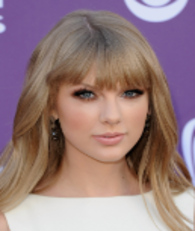
#> input picture imagens_artistas/TS/Captura de tela 2023-11-11 140841.png, 195 x 231 px, found by its file name
$ jupyter execute --allow-errors 'eigenswift copy.ipynb'
#> lines starting #> are read from the running program, lines starting #| are printed output that depends on the picture
[cell 1]
import numpy as np
import pandas as pd
import matplotlib.pyplot as plt
import cv2
import os

[cell 2]
# Teste
altura_imagem = 231
comprimento = 195

[cell 3]
# Criando o path para onde as imagens estão
famousim = "imagens_artistas/"
# Criando uma lista para adicionar as imagens
famous_images = []

# Fazendo um for loop para iterar sobre todas as imagens
#> (the rest of this cell did not finish here and is left out)

[cell 4]
# Plotando a imagem
numero_imagens = 3
count = 0
fig, ax = plt.subplots(numero_imagens, numero_imagens, figsize=(10, 10))
#> (the rest of this cell did not finish here and is left out)

#> (a cell that did not finish here is left out)

#> (a cell that did not finish here is left out)

#> (a cell that did not finish here is left out)

#> (a cell that did not finish here is left out)

#> (a cell that did not finish here is left out)

[cell 10]
numero_imagens = 3
count = 0
fig, ax = plt.subplots(numero_imagens, numero_imagens, figsize=(10, 10))
#> (the rest of this cell did not finish here and is left out)

[cell 11]
numero_imagens = 4
count = 0
fig, ax = plt.subplots(numero_imagens, numero_imagens, figsize=(10, 10))
#> (the rest of this cell did not finish here and is left out)

[cell 12]
img = cv2.imread("imagens_artistas\TS\Captura de tela 2023-11-11 140841.png")
#> img is the input picture: shape (231, 195, 3); mean B, G, R 126.2, 125, 151.8
img = cv2.cvtColor(img, cv2.COLOR_BGR2GRAY)
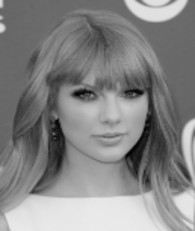
#> img: shape (231, 195); min 3, max 234, mean 133.1
img = np.array(img)
img = img.flatten()
#> (the rest of this cell did not finish here and is left out)

[cell 13]
img = cv2.imread("imagens_teste\OIP (3).jpeg")
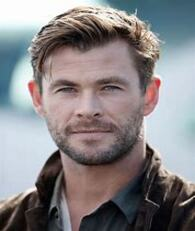
#> input picture imagens_teste/OIP (3).jpeg, 195 x 231 px, found by its file name
#> img is the input picture: shape (231, 195, 3); mean B, G, R 133.8, 131.8, 135.3
img = cv2.cvtColor(img, cv2.COLOR_BGR2GRAY)
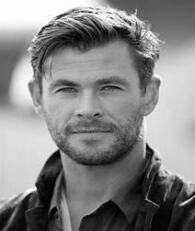
#> img: shape (231, 195); min 0, max 255, mean 133.1
img = np.array(img)
img = img.flatten()
img = img - np.mean(img)
#> (the rest of this cell did not finish here and is left out)
